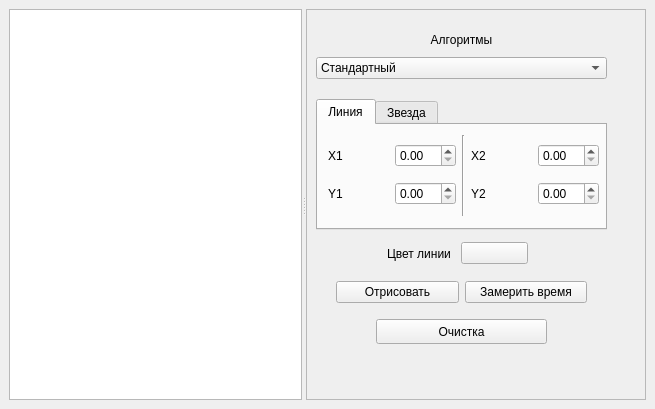
<?xml version="1.0" encoding="UTF-8"?>
<ui version="4.0">
 <class>MainWindow</class>
 <widget class="QMainWindow" name="MainWindow">
  <property name="geometry">
   <rect>
    <x>0</x>
    <y>0</y>
    <width>655</width>
    <height>409</height>
   </rect>
  </property>
  <property name="windowTitle">
   <string>MainWindow</string>
  </property>
  <widget class="QWidget" name="centralwidget">
   <layout class="QHBoxLayout" name="horizontalLayout_5">
    <item>
     <widget class="QSplitter" name="splitter">
      <property name="orientation">
       <enum>Qt::Horizontal</enum>
      </property>
      <widget class="QGraphicsView" name="graphicsView">
       <property name="mouseTracking">
        <bool>true</bool>
       </property>
       <property name="verticalScrollBarPolicy">
        <enum>Qt::ScrollBarAlwaysOff</enum>
       </property>
       <property name="horizontalScrollBarPolicy">
        <enum>Qt::ScrollBarAlwaysOff</enum>
       </property>
       <property name="sizeAdjustPolicy">
        <enum>QAbstractScrollArea::AdjustToContents</enum>
       </property>
      </widget>
      <widget class="QFrame" name="frame">
       <property name="sizePolicy">
        <sizepolicy hsizetype="Fixed" vsizetype="Preferred">
         <horstretch>0</horstretch>
         <verstretch>0</verstretch>
        </sizepolicy>
       </property>
       <property name="frameShape">
        <enum>QFrame::StyledPanel</enum>
       </property>
       <property name="frameShadow">
        <enum>QFrame::Raised</enum>
       </property>
       <widget class="QTabWidget" name="tabWidget">
        <property name="geometry">
         <rect>
          <x>10</x>
          <y>90</y>
          <width>291</width>
          <height>131</height>
         </rect>
        </property>
        <property name="tabShape">
         <enum>QTabWidget::Rounded</enum>
        </property>
        <property name="currentIndex">
         <number>0</number>
        </property>
        <widget class="QWidget" name="tabLine">
         <attribute name="title">
          <string>Линия</string>
         </attribute>
         <widget class="QWidget" name="layoutWidget">
          <property name="geometry">
           <rect>
            <x>10</x>
            <y>10</y>
            <width>271</width>
            <height>81</height>
           </rect>
          </property>
          <layout class="QHBoxLayout" name="horizontalLayout_11">
           <item>
            <layout class="QVBoxLayout" name="verticalLayout_2">
             <item>
              <layout class="QHBoxLayout" name="horizontalLayout">
               <item>
                <widget class="QLabel" name="label_2">
                 <property name="text">
                  <string>X1</string>
                 </property>
                </widget>
               </item>
               <item>
                <widget class="QDoubleSpinBox" name="xSpin1"/>
               </item>
              </layout>
             </item>
             <item>
              <layout class="QHBoxLayout" name="horizontalLayout_2">
               <item>
                <widget class="QLabel" name="label_3">
                 <property name="text">
                  <string>Y1</string>
                 </property>
                </widget>
               </item>
               <item>
                <widget class="QDoubleSpinBox" name="ySpin1"/>
               </item>
              </layout>
             </item>
            </layout>
           </item>
           <item>
            <widget class="Line" name="line_2">
             <property name="orientation">
              <enum>Qt::Vertical</enum>
             </property>
            </widget>
           </item>
           <item>
            <layout class="QVBoxLayout" name="verticalLayout_3">
             <item>
              <layout class="QHBoxLayout" name="horizontalLayout_3">
               <item>
                <widget class="QLabel" name="label_4">
                 <property name="text">
                  <string>X2</string>
                 </property>
                </widget>
               </item>
               <item>
                <widget class="QDoubleSpinBox" name="xSpin2"/>
               </item>
              </layout>
             </item>
             <item>
              <layout class="QHBoxLayout" name="horizontalLayout_4">
               <item>
                <widget class="QLabel" name="label_5">
                 <property name="text">
                  <string>Y2</string>
                 </property>
                </widget>
               </item>
               <item>
                <widget class="QDoubleSpinBox" name="ySpin2"/>
               </item>
              </layout>
             </item>
            </layout>
           </item>
          </layout>
         </widget>
        </widget>
        <widget class="QWidget" name="tabStar">
         <attribute name="title">
          <string>Звезда</string>
         </attribute>
         <widget class="QWidget" name="layoutWidget">
          <property name="geometry">
           <rect>
            <x>10</x>
            <y>10</y>
            <width>271</width>
            <height>81</height>
           </rect>
          </property>
          <layout class="QHBoxLayout" name="horizontalLayout_10">
           <item>
            <layout class="QVBoxLayout" name="verticalLayout">
             <item>
              <layout class="QHBoxLayout" name="horizontalLayout_7">
               <item>
                <widget class="QLabel" name="label_6">
                 <property name="text">
                  <string>X0</string>
                 </property>
                </widget>
               </item>
               <item>
                <widget class="QDoubleSpinBox" name="xSpinCenter"/>
               </item>
              </layout>
             </item>
             <item>
              <layout class="QHBoxLayout" name="horizontalLayout_6">
               <item>
                <widget class="QLabel" name="label_7">
                 <property name="text">
                  <string>Y0</string>
                 </property>
                </widget>
               </item>
               <item>
                <widget class="QDoubleSpinBox" name="ySpinCenter"/>
               </item>
              </layout>
             </item>
            </layout>
           </item>
           <item>
            <widget class="Line" name="line">
             <property name="orientation">
              <enum>Qt::Vertical</enum>
             </property>
            </widget>
           </item>
           <item>
            <layout class="QVBoxLayout" name="verticalLayout_4">
             <item>
              <layout class="QHBoxLayout" name="horizontalLayout_8">
               <item>
                <widget class="QLabel" name="label_8">
                 <property name="text">
                  <string>Угол</string>
                 </property>
                </widget>
               </item>
               <item>
                <widget class="QDoubleSpinBox" name="angleSpin"/>
               </item>
              </layout>
             </item>
             <item>
              <layout class="QHBoxLayout" name="horizontalLayout_9">
               <item>
                <widget class="QLabel" name="label_9">
                 <property name="text">
                  <string>Длина</string>
                 </property>
                </widget>
               </item>
               <item>
                <widget class="QDoubleSpinBox" name="widthSpin"/>
               </item>
              </layout>
             </item>
            </layout>
           </item>
          </layout>
         </widget>
        </widget>
       </widget>
       <widget class="QPushButton" name="cleanButton">
        <property name="geometry">
         <rect>
          <x>70</x>
          <y>310</y>
          <width>171</width>
          <height>25</height>
         </rect>
        </property>
        <property name="text">
         <string>Очистка</string>
        </property>
       </widget>
       <widget class="QWidget" name="layoutWidget">
        <property name="geometry">
         <rect>
          <x>30</x>
          <y>270</y>
          <width>251</width>
          <height>27</height>
         </rect>
        </property>
        <layout class="QHBoxLayout" name="horizontalLayout_12">
         <item>
          <widget class="QPushButton" name="drawButton">
           <property name="text">
            <string>Отрисовать</string>
           </property>
          </widget>
         </item>
         <item>
          <widget class="QPushButton" name="timeButton">
           <property name="text">
            <string>Замерить время</string>
           </property>
          </widget>
         </item>
        </layout>
       </widget>
       <widget class="QWidget" name="layoutWidget">
        <property name="geometry">
         <rect>
          <x>10</x>
          <y>20</y>
          <width>291</width>
          <height>50</height>
         </rect>
        </property>
        <layout class="QVBoxLayout" name="verticalLayout_5">
         <item>
          <widget class="QLabel" name="label">
           <property name="text">
            <string>Алгоритмы</string>
           </property>
           <property name="alignment">
            <set>Qt::AlignCenter</set>
           </property>
          </widget>
         </item>
         <item>
          <widget class="QComboBox" name="algorithmsComboBox">
           <item>
            <property name="text">
             <string>Стандартный</string>
            </property>
           </item>
           <item>
            <property name="text">
             <string>ЦДА</string>
            </property>
           </item>
           <item>
            <property name="text">
             <string>Брезенхем для целых</string>
            </property>
           </item>
           <item>
            <property name="text">
             <string>Брезенхем для вещественных</string>
            </property>
           </item>
           <item>
            <property name="text">
             <string>Брезенхем с устранением ступенчатости</string>
            </property>
           </item>
          </widget>
         </item>
        </layout>
       </widget>
       <widget class="QWidget" name="layoutWidget">
        <property name="geometry">
         <rect>
          <x>81</x>
          <y>231</y>
          <width>141</width>
          <height>27</height>
         </rect>
        </property>
        <layout class="QHBoxLayout" name="horizontalLayout_15">
         <item>
          <widget class="QLabel" name="label_11">
           <property name="text">
            <string>Цвет линии</string>
           </property>
          </widget>
         </item>
         <item>
          <widget class="QPushButton" name="lineColorButton">
           <property name="text">
            <string/>
           </property>
          </widget>
         </item>
        </layout>
       </widget>
      </widget>
     </widget>
    </item>
   </layout>
  </widget>
 </widget>
 <tabstops>
  <tabstop>graphicsView</tabstop>
  <tabstop>algorithmsComboBox</tabstop>
  <tabstop>tabWidget</tabstop>
  <tabstop>xSpin1</tabstop>
  <tabstop>ySpin1</tabstop>
  <tabstop>xSpin2</tabstop>
  <tabstop>ySpin2</tabstop>
  <tabstop>xSpinCenter</tabstop>
  <tabstop>ySpinCenter</tabstop>
  <tabstop>angleSpin</tabstop>
  <tabstop>widthSpin</tabstop>
  <tabstop>lineColorButton</tabstop>
 </tabstops>
 <resources/>
 <connections/>
</ui>
